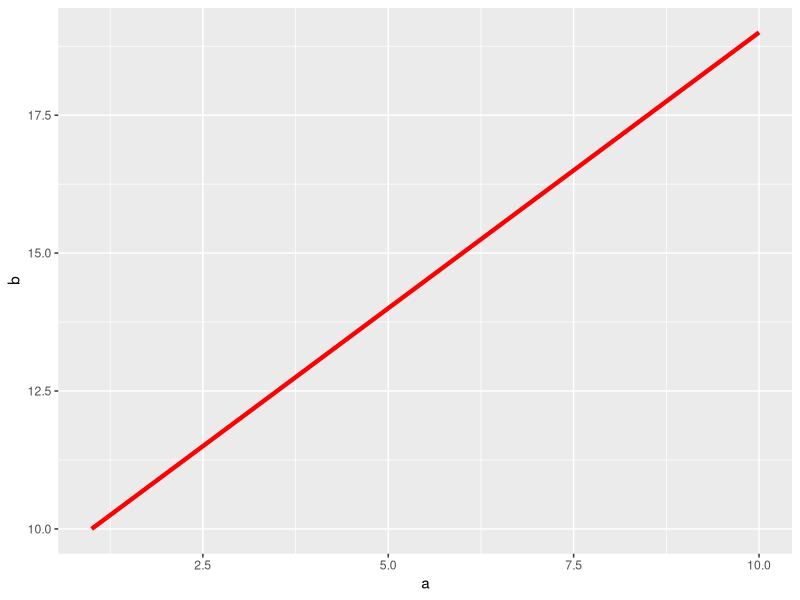
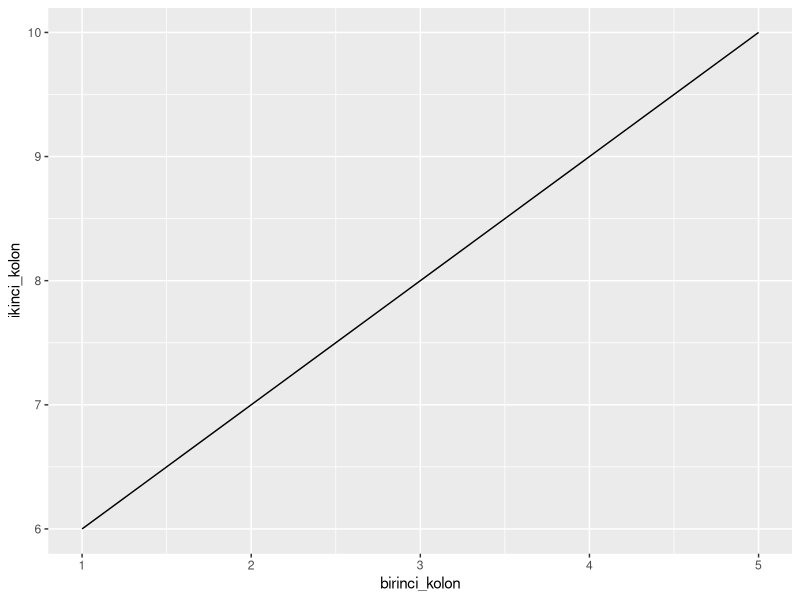
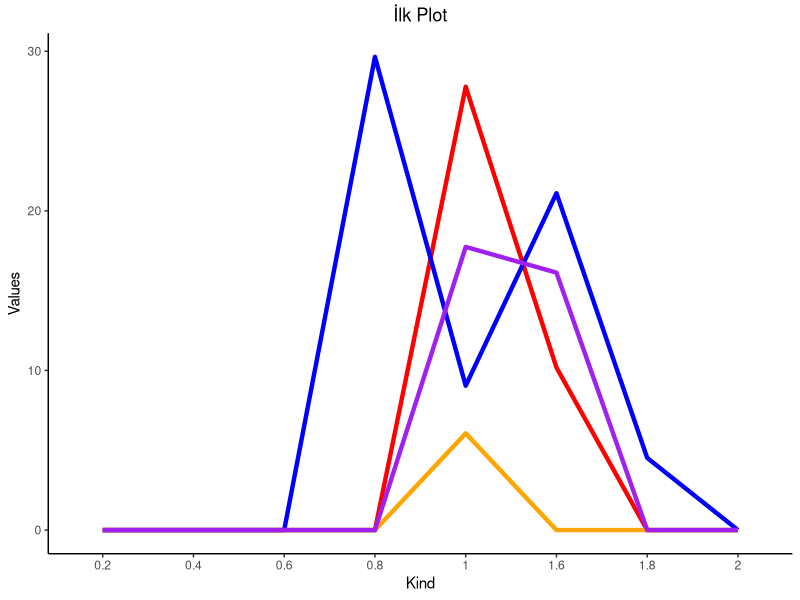

The R script that drew these images, in order:

#| RStudio ÇİZGİ GRAFİĞİ | R Studio LINE GRAPH | LINE PLOT

a<-1:10
b<-10:19

#install.packages("ggplot2")
library(ggplot2)

data1<- data.frame(a,b)

ggplot(data1,aes(x =a ,y=b)) +     #ggplot kullanımı
  geom_line(size=1.5,color="red")

#ggplot kullanımı data import
library(readxl)
setwd("C:\\Users\\faruk\\Desktop\\r-2")

#line1<-read_xlsx("data_source.xlsx",sheet = "1")
line1<-read_xlsx("data_source.xlsx",sheet = "line1")

colnames(line1)
ggplot(line1,aes(x =birinci_kolon,y = ikinci_kolon )) +
  geom_line()

#install.packages("tidyr")
library(dplyr)
library(tidyr)
line2<-read_xlsx("data_source.xlsx",sheet = "line2")
colnames(line2)
line2<-line2 %>% 
  pivot_longer(
    cols=c("0.2","0.4","0.6","0.8","1","1.6","1.8","2"),
    names_to = "tür",
    values_to="değer")
names(line2)[1]<-"Tur"
ggplot(line2,aes(x =tür ,y =değer,group=Tur,color=Tur))+
  geom_line(size=1.5)+
  scale_color_manual(values = c("Elma"="blue","Armut"="red","Kiraz"="orange","Muz"="purple"))+
  labs(x="Kind",y="Values")+ggtitle("İlk Plot")+
  theme(
    panel.grid = element_blank(),
    panel.grid.major = element_blank(),
    panel.grid.minor = element_blank(),
    axis.line = element_line(),
    panel.background = element_blank(),
    plot.title = element_text(hjust = 0.5),
    legend.position = "none"
  )









